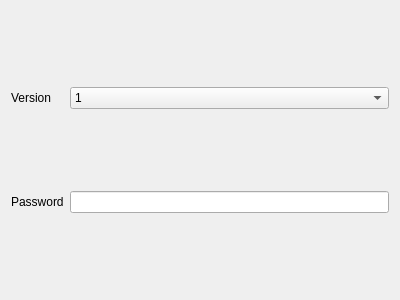
<?xml version="1.0" encoding="UTF-8"?>
<ui version="4.0">
 <class>EditShadowTLS</class>
 <widget class="QWidget" name="EditShadowTLS">
  <property name="geometry">
   <rect>
    <x>0</x>
    <y>0</y>
    <width>400</width>
    <height>300</height>
   </rect>
  </property>
  <property name="windowTitle">
   <string notr="true">Form</string>
  </property>
  <layout class="QGridLayout" name="gridLayout">
   <item row="1" column="0">
    <widget class="QLabel" name="label_2">
     <property name="text">
      <string>Password</string>
     </property>
    </widget>
   </item>
   <item row="0" column="1">
    <widget class="QComboBox" name="version">
     <item>
      <property name="text">
       <string>1</string>
      </property>
     </item>
     <item>
      <property name="text">
       <string>2</string>
      </property>
     </item>
     <item>
      <property name="text">
       <string>3</string>
      </property>
     </item>
    </widget>
   </item>
   <item row="1" column="1">
    <widget class="QLineEdit" name="password"/>
   </item>
   <item row="0" column="0">
    <widget class="QLabel" name="label">
     <property name="text">
      <string>Version</string>
     </property>
    </widget>
   </item>
  </layout>
 </widget>
 <resources/>
 <connections/>
</ui>
